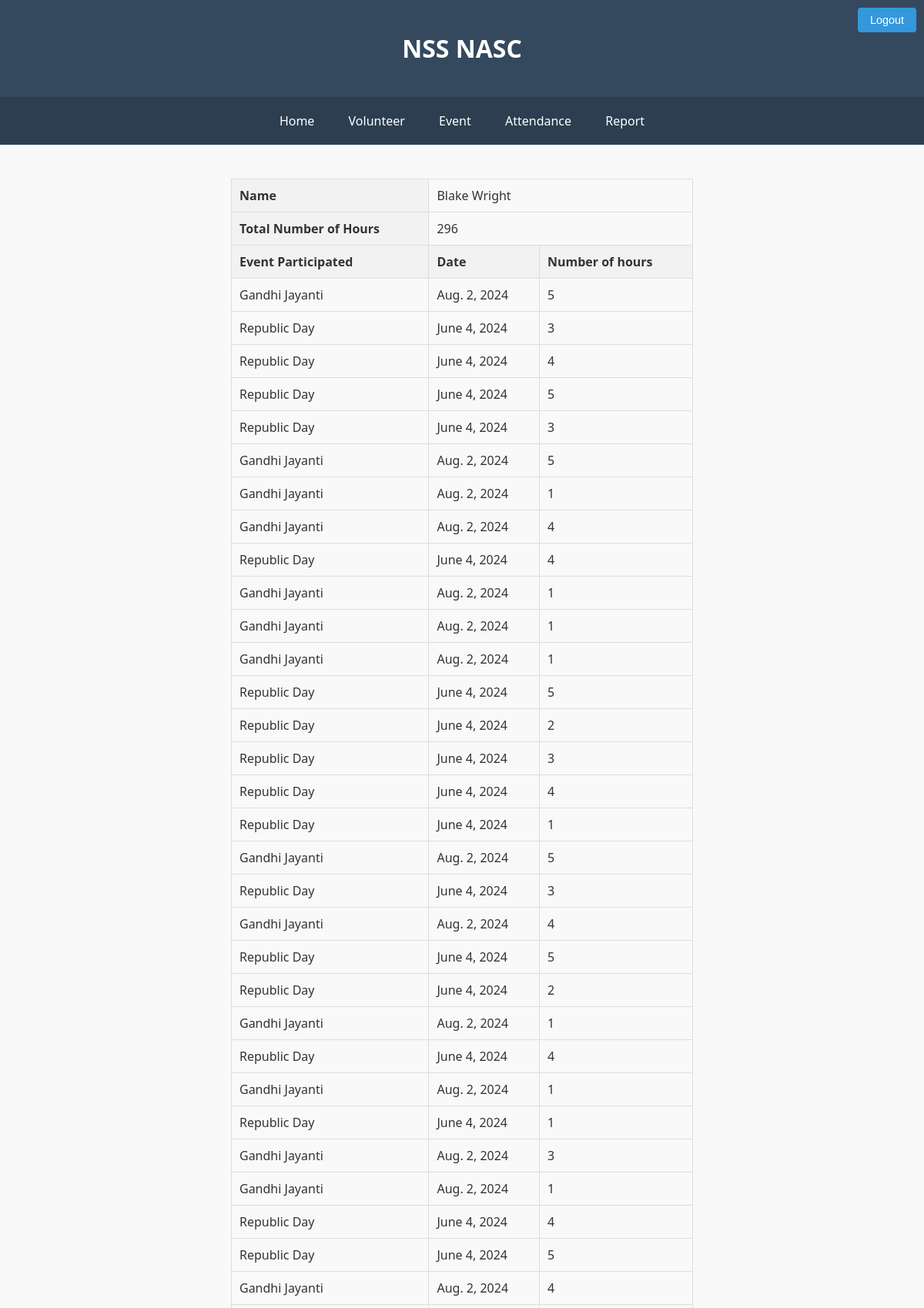
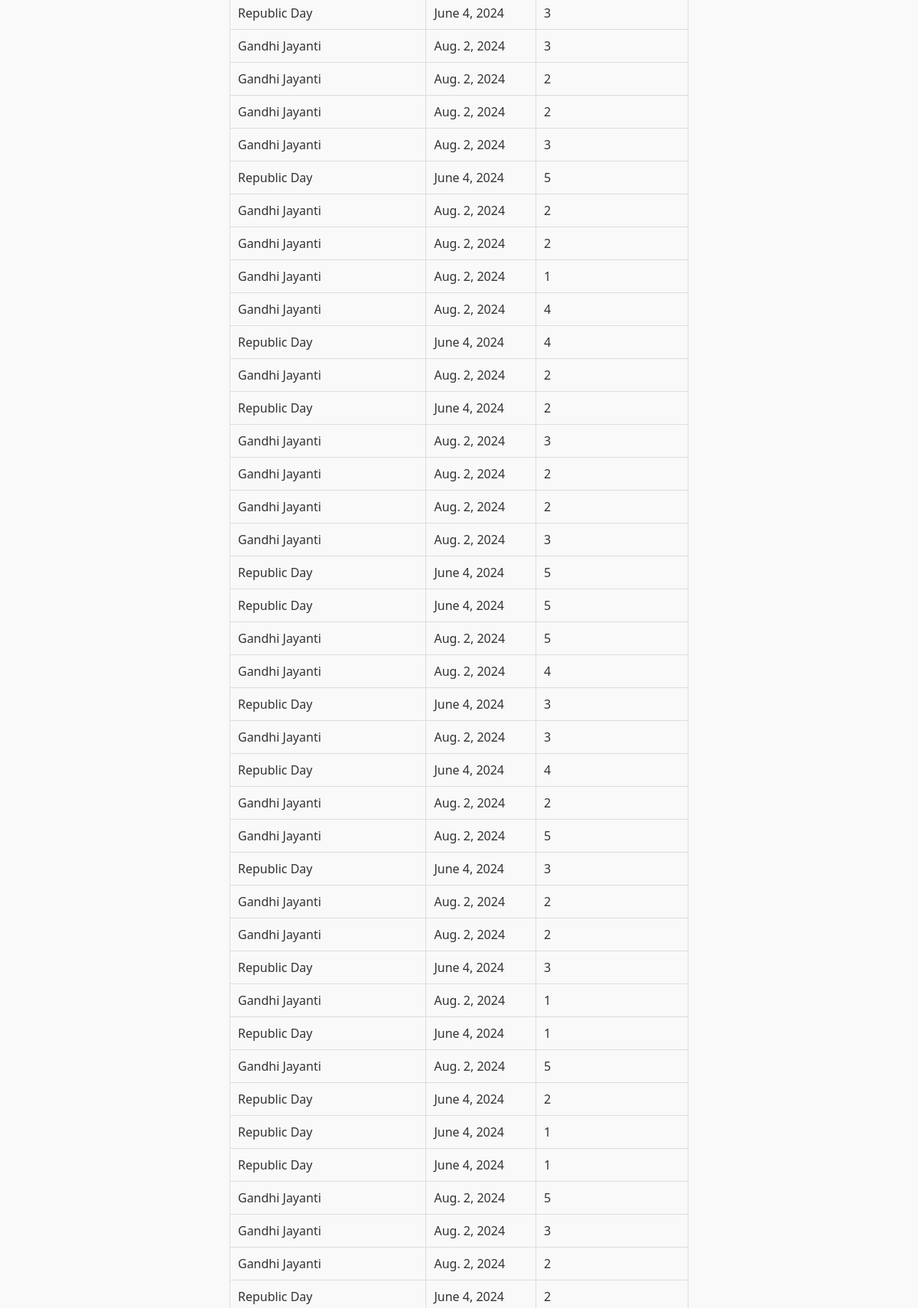
The app's page /more_attendance12/ (upper part) with its own data (2 pictures, top to bottom).
### nss/models.py (models this page shows, shortened)
class volunteer(models.Model):
    volunteer_id=models.AutoField(primary_key=True)
    name=models.CharField(max_length=25)
    status=models.CharField(default='active',max_length=20)
    guard_name=models.CharField(max_length=25)
    guard_mob_no=models.IntegerField()
    sex_choices=[
        ('male','Male'),('female','Female')
    ]
    sex=models.CharField(max_length=15,choices=sex_choices)
    dob=models.DateField()
    year_choices=[
        ('1','1'),('2','2'),('3','3')
    ]
    year=models.IntegerField(choices=year_choices)
    community_choices=[
        ('st','ST'),('sc','SC'),('general','General'),('obc','OBC')
    ]
    community=models.CharField(max_length=15,choices=community_choices)
    address=models.TextField()
    blood_group_choices=[
        ('a+','A+'),('a-','A-'),('b+','B+'),('b-','B-'),('o+','O+'),('o-','O-'),('ab+','AB+'),('ab-','AB-')
    ]
    blood_group=models.CharField(max_length=15,choices=blood_group_choices)
    height=models.IntegerField()
    unit_choices=[
        ('1','1'),('2','2'),('3','3')
    ]
    unit=models.IntegerField(choices=unit_choices)
    weight=models.IntegerField()
    mobile_no=models.IntegerField()
    Email_id=models.EmailField()
    year_of_enrollment=models.IntegerField()
    cultural_talents=models.TextField()
    hobbies=models.TextField()
    roll_no=models.IntegerField(unique=False,null=True)
    image=models.ImageField(upload_to='volunteers',default="")
    program=models.ForeignKey(Programme,on_delete=models.CASCADE)
    def total_hours(self):
        return self.attendances.aggregate(Sum('no_of_hours'))['no_of_hours__sum'] or 0

class Attendance(models.Model):
    Attendance_id=models.AutoField(primary_key=True)
    volunteer=models.ForeignKey(volunteer,on_delete=models.CASCADE,related_name='attendances')
    date=models.DateField()
    event=models.ForeignKey(Event,on_delete=models.CASCADE)
    status=models.CharField(max_length=40,default="Pending for Approval")
    no_of_hours=models.IntegerField()

class Event(models.Model):
    event_id=models.AutoField(primary_key=True)
    event_name=models.CharField(max_length=60)
    date=models.DateField()

### nss/views.py (the view)
# urls.py: path('more_attendance<int:pk>/',views.more_attendance,name='more_attendance')
def more_attendance(request,pk):
    vol={
        'vol':volunteer.objects.filter(volunteer_id=pk)
    }
    return render(request,'nss/more_attendance.html',vol)

### nss/context_processors.py (called while the page is built)
def group_processor(request):
    if request.user.is_authenticated:
        is_po_group = request.user.groups.filter(name='po').exists()
        is_vs_group = request.user.groups.filter(name='vs').exists()  # Adjust as needed
    else:
        is_po_group = False
        is_vs_group = False
    return {
        'is_po_group': is_po_group,
        'is_vs_group': is_vs_group,
    }

### nss/templates/nss/more_attendance.html (shortened to what this page needs)
{% extends 'nss/base.html' %}
{% load static %}
{% block content %}
<head>
    <link rel="stylesheet" href="{% static '/css/volunteer_details.css'%}">
</head>
<table border="1px" cellspacing="0">
{% for i in vol%}
    <tr><th>Name</th><td colspan="2">{{i.name}}</td></tr>
    <tr><th>Total Number of Hours</th><td colspan="2">{{i.total_hours}}</td></tr>
    <tr><th>Event Participated</th><th>Date</th><th>Number of hours</th></tr>
    {% for attendance in i.attendances.all %}
    <tr><td>{{attendance.event.event_name|title}}</td><td>{{attendance.event.date}}</td><td>{{attendance.no_of_hours}}</td></tr>
    {% endfor %}
{%  endfor %}
</table>
{% endblock %}

### static/css/base.css (style rules this page uses)
body { background-color: #f9f9f9; color: #333; font-family: 'Segoe UI', Tahoma, Geneva, Verdana, sans-serif; margin: 0; padding: 0; }

### static/css/volunteer_details.css (style rules this page uses)
table { width: 50%; border-collapse: collapse; margin: 0 auto; }
td, th { padding: 10px; border: 1px solid #dddddd; }
th { background-color: #f2f2f2; text-align: left; }

### records on screen
volunteer: name "Blake Wright", total_hours "296"
Attendance: event.event_name "Gandhi Jayanti", event "Aug. 2, 2024", no_of_hours "5"
Attendance: event.event_name "Republic Day", event "June 4, 2024", no_of_hours "3"
Attendance: event.event_name "Republic Day", event "June 4, 2024", no_of_hours "4"
Attendance: event.event_name "Republic Day", event "June 4, 2024", no_of_hours "5"
Attendance: event.event_name "Republic Day", event "June 4, 2024", no_of_hours "3"
Attendance: event.event_name "Gandhi Jayanti", event "Aug. 2, 2024", no_of_hours "5"
Attendance: event.event_name "Gandhi Jayanti", event "Aug. 2, 2024", no_of_hours "1"
Attendance: event.event_name "Gandhi Jayanti", event "Aug. 2, 2024", no_of_hours "4"
Attendance: event.event_name "Republic Day", event "June 4, 2024", no_of_hours "4"
Attendance: event.event_name "Gandhi Jayanti", event "Aug. 2, 2024", no_of_hours "1"
Attendance: event.event_name "Gandhi Jayanti", event "Aug. 2, 2024", no_of_hours "1"
Attendance: event.event_name "Gandhi Jayanti", event "Aug. 2, 2024", no_of_hours "1"
Attendance: event.event_name "Republic Day", event "June 4, 2024", no_of_hours "5"
Attendance: event.event_name "Republic Day", event "June 4, 2024", no_of_hours "2"
Attendance: event.event_name "Republic Day", event "June 4, 2024", no_of_hours "3"
Attendance: event.event_name "Republic Day", event "June 4, 2024", no_of_hours "4"
Attendance: event.event_name "Republic Day", event "June 4, 2024", no_of_hours "1"
Attendance: event.event_name "Gandhi Jayanti", event "Aug. 2, 2024", no_of_hours "5"
Attendance: event.event_name "Republic Day", event "June 4, 2024", no_of_hours "3"
Attendance: event.event_name "Gandhi Jayanti", event "Aug. 2, 2024", no_of_hours "4"
Attendance: event.event_name "Republic Day", event "June 4, 2024", no_of_hours "5"
Attendance: event.event_name "Republic Day", event "June 4, 2024", no_of_hours "2"
Attendance: event.event_name "Gandhi Jayanti", event "Aug. 2, 2024", no_of_hours "1"
Attendance: event.event_name "Republic Day", event "June 4, 2024", no_of_hours "4"
Attendance: event.event_name "Gandhi Jayanti", event "Aug. 2, 2024", no_of_hours "1"
Attendance: event.event_name "Republic Day", event "June 4, 2024", no_of_hours "1"
Attendance: event.event_name "Gandhi Jayanti", event "Aug. 2, 2024", no_of_hours "3"
Attendance: event.event_name "Gandhi Jayanti", event "Aug. 2, 2024", no_of_hours "1"
Attendance: event.event_name "Republic Day", event "June 4, 2024", no_of_hours "4"
Attendance: event.event_name "Republic Day", event "June 4, 2024", no_of_hours "5"
Attendance: event.event_name "Gandhi Jayanti", event "Aug. 2, 2024", no_of_hours "4"
Attendance: event.event_name "Republic Day", event "June 4, 2024", no_of_hours "3"
Attendance: event.event_name "Gandhi Jayanti", event "Aug. 2, 2024", no_of_hours "3"
Attendance: event.event_name "Gandhi Jayanti", event "Aug. 2, 2024", no_of_hours "2"
Attendance: event.event_name "Gandhi Jayanti", event "Aug. 2, 2024", no_of_hours "2"
Attendance: event.event_name "Gandhi Jayanti", event "Aug. 2, 2024", no_of_hours "3"
Attendance: event.event_name "Republic Day", event "June 4, 2024", no_of_hours "5"
Attendance: event.event_name "Gandhi Jayanti", event "Aug. 2, 2024", no_of_hours "2"
Attendance: event.event_name "Gandhi Jayanti", event "Aug. 2, 2024", no_of_hours "2"
Attendance: event.event_name "Gandhi Jayanti", event "Aug. 2, 2024", no_of_hours "1"
Attendance: event.event_name "Gandhi Jayanti", event "Aug. 2, 2024", no_of_hours "4"
